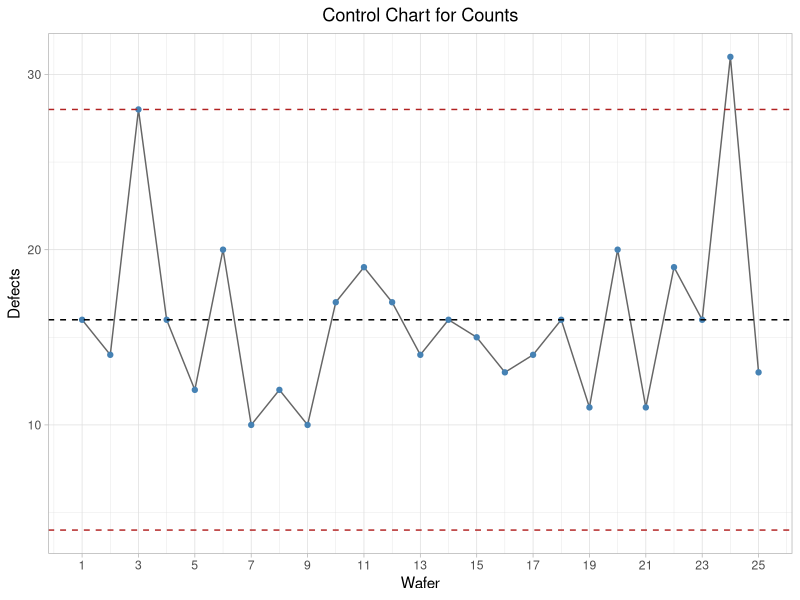

This chart was generated by the following R code:
## ---- chunk 1
#| include: false
library(tidyverse)
p_binom <- dbinom(3, 200, 0.025)
c_poisson <- 200 * 0.025
p_pois <- dpois(3, c_poisson)
## ---- chunk 2
#| label: tbl-pmc-331-wafer-defects
#| tbl-cap: "Number of defects for 25 successive wafers"
#| code-fold: true
wafer_data <- tibble(
  Wafer = 1:25,
  Defects = c(
    16, 14, 28, 16, 12, 20, 10, 12, 10, 17, 19, 17, 14,
    16, 15, 13, 14, 16, 11, 20, 11, 19, 16, 31, 13
  )
)
wafer_data |> knitr::kable(align = "rr")
## ---- chunk 3
#| include: false
cbar <- mean(wafer_data$Defects)
ucl_wafer <- cbar + 3 * sqrt(cbar)
lcl_wafer <- cbar - 3 * sqrt(cbar)
## ---- chunk 4
#| label: fig-pmc-331-counts-chart
#| fig-cap: "Sample counts control chart"
#| code-fold: true
ggplot(wafer_data, aes(Wafer, Defects)) +
  geom_line(color = "grey40") +
  geom_point(color = "steelblue") +
  geom_hline(yintercept = cbar, color = "black", linetype = "dashed") +
  geom_hline(yintercept = c(ucl_wafer, lcl_wafer), color = "firebrick", linetype = "dashed") +
  scale_x_continuous(breaks = seq(1, 25, 2)) +
  labs(title = "Control Chart for Counts", x = "Wafer", y = "Defects") +
  theme_light() +
  theme(plot.title = element_text(hjust = 0.5))
